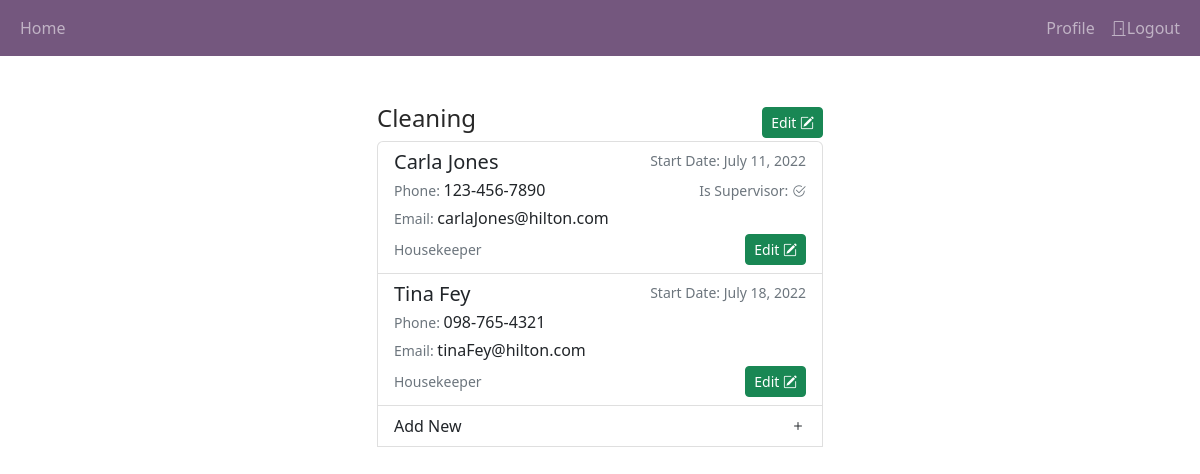
/1/1/ (signed in), run on an earlier commit of the app's database.
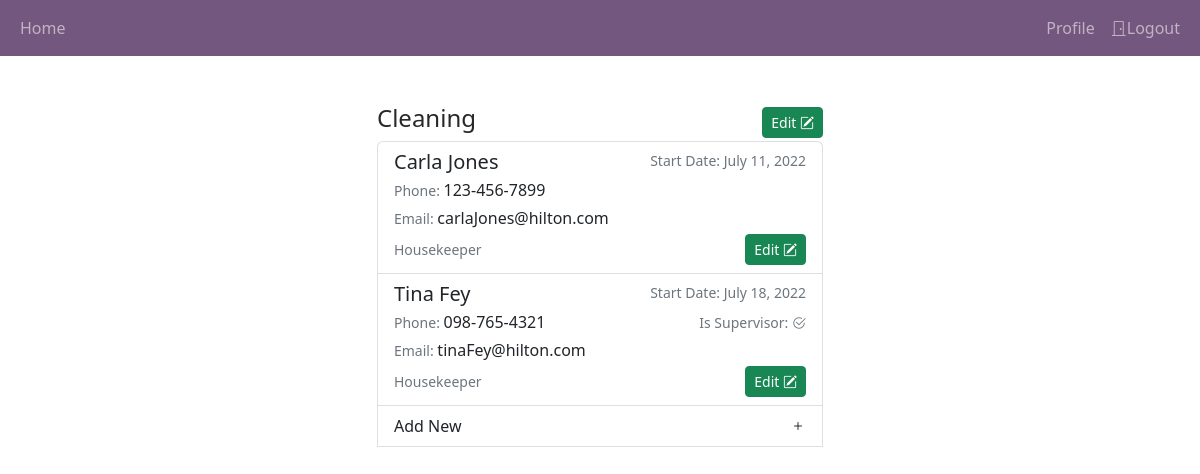
And on a later commit of the database.
### main_register/models.py (models this page shows, shortened)
class Employee(models.Model):
    email = models.EmailField(_('email address'))
    first_name = models.CharField(max_length=150)
    last_name = models.CharField(max_length=150)
    phone_number = models.CharField(max_length=17)
    start_date = models.DateField()
    title = models.CharField(max_length=150)
    is_supervisor = models.BooleanField()
    user = models.ForeignKey(settings.AUTH_USER_MODEL, on_delete=models.CASCADE)

### main_register/views.py (the view, shortened to what this page needs)
# urls.py: path('<int:company>/<int:department>/', views.employee_page, name='employee_page'),
@login_required
def employee_page(response, company, department):
    user = response.user
    employee_form = EmployeeForm()
    department = user.department_set.get(id=department)
    employees = department.employees.all()
    values_dict = {
        'user': user,
        'employees': employees,
        'employee_form': employee_form,
        'department': department,
        'company_id' : company
        }
    return render(response, 'main_register/employee_page.html',values_dict)

### main_register/templates/main_register/employee_page.html (shortened to what this page needs)
{% extends 'main_register/base.html' %}
{% load static %}
{% block header %}
<link href="{% static 'main_register/css/styles.css' %}" rel="stylesheet">
{% endblock %}
{% load crispy_forms_tags %}
{% block content %}
<div class="row justify-content-center">
    <div class="col-5">
        <div class="d-flex align-items-center justify-content-between">
            <h4><a href="{% url 'department_page' company_id %}">
                {{ department.name }}
            </a></h4>
            <a href="{% url 'department_edit' department.id %}">
                <button class="btn btn-success btn-sm">
                    Edit
                    <i class="bi bi-pencil-square"></i>
                </button>
            </a>
        </div>
        <div class="list-group">
            {% for employee in employees %}
            <li id="view-instance" class="list-group-item">
                <div class="d-flex w-100 justify-content-between">
                    <h5 class="mb-1">{{ employee.first_name }} {{ employee.last_name }}</h5>
                    <small class="text-muted">Start Date: {{ employee.start_date }}</small>
                </div>
                <div class="mb-1 d-flex justify-content-between">
                    <div>
                        <small class="text-muted">Phone: </small>
                        {{ employee.phone_number }}
                    </div>
                    {% if employee.is_supervisor == True %}
                        <div>
                            <small class="text-muted">
                                Is Supervisor:
                                <i class="bi bi-check2-circle"></i>
                            </small>
                        </div>
                    {% endif %}
                </div>
                <p class="mb-1">
                    <small class="text-muted">Email: </small>
                    {{ employee.email }}
                </p>
                <div class="d-flex justify-content-between align-items-center">
                    <small class="text-muted">{{ employee.title }}</small>
                    <a href="{% url 'employee_edit' employee.id %}">
                        <button type="submit" id="edit" name="edit" value="{{ employee.id }}" class="btn btn-sm btn-success">
                            Edit <i class="bi bi-pencil-square"></i>
                        </button>
                    </a>
                </div>
            </li>
            {% endfor %}
            <button type="button" id="new" class="list-group-item list-group-item-action d-flex justify-content-between align-items-center">
                Add New
                <i class="bi bi-plus"></i>
            </button>
        </div>
    </div>
</div>
{% endblock %}

What changed in the data, as far as the page shows it:
changed Employee "Carla": phone_number "123-456-7890" → "123-456-7899"; no longer shows "Is Supervisor:"
changed Employee "Tina": now shows "Is Supervisor:"
